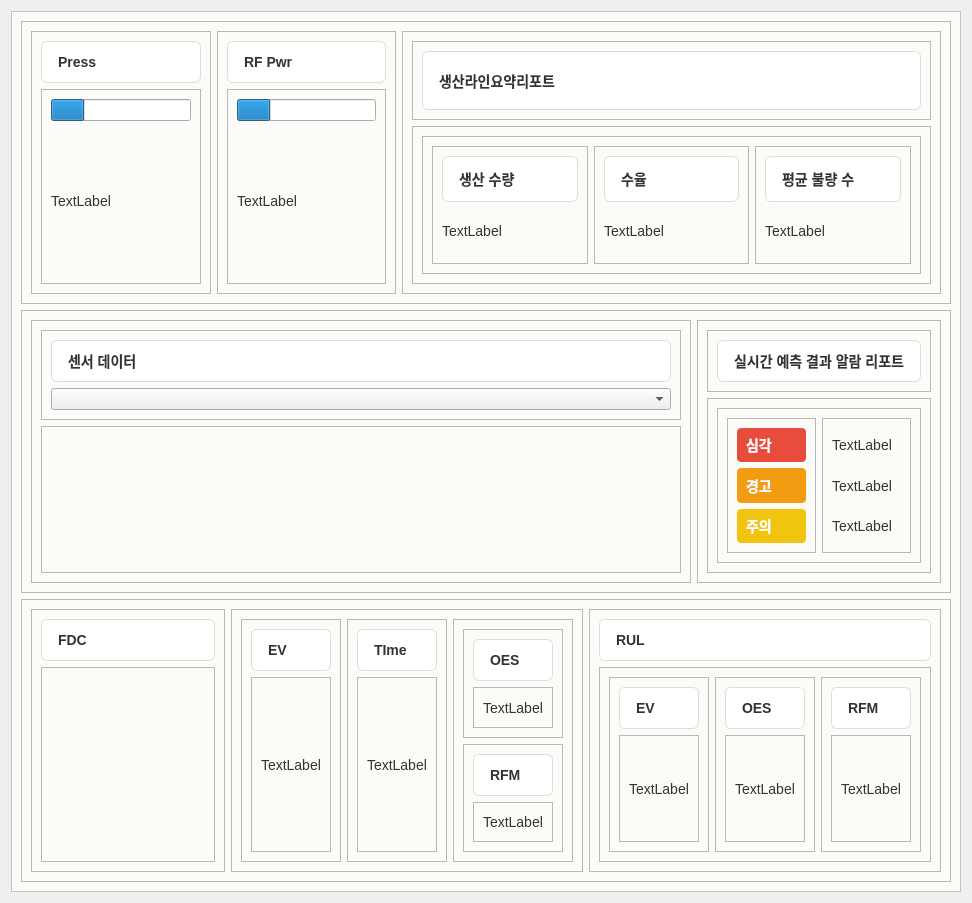
<?xml version="1.0" encoding="UTF-8"?>
<ui version="4.0">
 <class>Form</class>
 <widget class="QWidget" name="Form">
  <property name="geometry">
   <rect>
    <x>0</x>
    <y>0</y>
    <width>972</width>
    <height>903</height>
   </rect>
  </property>
  <property name="windowTitle">
   <string>Form</string>
  </property>
  <property name="styleSheet">
   <string notr="true">/* =======================================================
   1. 전체 배경 및 공통 설정
   ======================================================= */
/* 전체 배경: 눈이 편안한 아이보리 */
QMainWindow {
    background-color: #FDFBF7;
}

/* 메인 화면 영역 배경 */
QFrame#frame_main {
    background-color: #FDFBF7;
}

/* 기본 글꼴 및 색상 */
QLabel {
    color: #333333; /* 기본 글자: 진한 회색 */
    font-family: 'Segoe UI', 'Malgun Gothic', sans-serif;
    font-size: 14px;
}

/* =======================================================
   2. 사이드바 스타일 (유지)
   ======================================================= */
QFrame#frame_sidebar {
    background-color: #F0EFE9;
    border-right: 1px solid #D1D1D1;
}

QPushButton {
    background-color: transparent;
    color: #333333;
    border: none;
    padding: 15px;
    text-align: left;
    font-size: 14px;
    font-weight: bold;
}

QPushButton:hover {
    background-color: #E6E3DA;
    color: #000000;
}

QPushButton:checked {
    background-color: #E6E3DA;
    color: #2c3e50;
    border-left: 5px solid #2c3e50;
}

/* =======================================================
   3. [삭제됨] 콘텐츠 카드 디자인
   ======================================================= */
/* 예전에는 여기서 큰 박스를 흰색으로 칠했지만, 
   이제는 '제목'만 칠하기 위해 이 부분의 배경색 코드는 다 뺐습니다. 
   대신 아래 4번 항목에서 제목을 꾸밉니다. */


/* =======================================================
   4. [수정됨] 제목 라벨 스타일 (제목 칸만 흰색 박스로!)
   ======================================================= */
/* Press, RF Pwr 등 제목 글자가 있는 '라벨 위젯' 자체에만
   흰색 배경과 테두리를 줍니다. */
   
QLabel#label, QLabel#label_2, QLabel#label_3, QLabel#label_7, 
QLabel#label_8, QLabel#label_13, QLabel#label_14, 
QLabel#label_15, QLabel#label_16, QLabel#label_17, QLabel#label_18,
QLabel#label_19, QLabel#label_20, QLabel#label_21, 
QLabel#label_4, QLabel#label_5, QLabel#label_6 {
    
    background-color: #FFFFFF;  /* 배경을 흰색으로! */
    color: #333333;             /* 글자는 진한 회색 */
    
    /* 박스 모양 만들기 */
    border: 1px solid #DDDDDD;  /* 연한 테두리 */
    border-radius: 6px;         /* 모서리 살짝 둥글게 */
    padding: 8px 12px;          /* 글자 주변 여백을 줘서 박스처럼 보이게 */
    
    font-weight: bold;
    font-size: 14px;
    min-height: 24px;           /* 높이를 줘서 너무 납작하지 않게 */
}

/* =======================================================
   5. 상태 알람 라벨 (심각, 경고, 주의) - 유지
   ======================================================= */

/* 심각 (label_9) - 빨강 */
QLabel#label_9 {
    background-color: #E74C3C;
    color: white;
    border: none;
    border-radius: 4px;
    padding: 5px;
    font-weight: bold;
    qproperty-alignment: AlignCenter;
}

/* 경고 (label_10) - 오렌지 */
QLabel#label_10 {
    background-color: #F39C12;
    color: white;
    border: none;
    border-radius: 4px;
    padding: 5px;
    font-weight: bold;
    qproperty-alignment: AlignCenter;
}

/* 주의 (label_11) - 노랑 */
QLabel#label_11 {
    background-color: #F1C40F;
    color:  white;    /*#333333;  검정하고 싶으면 */
    border: none;
    border-radius: 4px;
    padding: 5px;
    font-weight: bold;
    qproperty-alignment: AlignCenter;
}</string>
  </property>
  <layout class="QHBoxLayout" name="horizontalLayout">
   <item>
    <widget class="QFrame" name="frame_main">
     <property name="frameShape">
      <enum>QFrame::Shape::StyledPanel</enum>
     </property>
     <property name="frameShadow">
      <enum>QFrame::Shadow::Raised</enum>
     </property>
     <layout class="QVBoxLayout" name="verticalLayout_6" stretch="0,0,0">
      <item>
       <widget class="QFrame" name="top_frame">
        <property name="frameShape">
         <enum>QFrame::Shape::StyledPanel</enum>
        </property>
        <property name="frameShadow">
         <enum>QFrame::Shadow::Raised</enum>
        </property>
        <layout class="QHBoxLayout" name="horizontalLayout_2" stretch="1,1,3">
         <item>
          <widget class="QFrame" name="frame_11">
           <property name="frameShape">
            <enum>QFrame::Shape::StyledPanel</enum>
           </property>
           <property name="frameShadow">
            <enum>QFrame::Shadow::Raised</enum>
           </property>
           <layout class="QVBoxLayout" name="verticalLayout_7" stretch="1,5">
            <item>
             <widget class="QLabel" name="label">
              <property name="text">
               <string>Press</string>
              </property>
             </widget>
            </item>
            <item>
             <widget class="QFrame" name="frame_5">
              <property name="frameShape">
               <enum>QFrame::Shape::StyledPanel</enum>
              </property>
              <property name="frameShadow">
               <enum>QFrame::Shadow::Raised</enum>
              </property>
              <layout class="QVBoxLayout" name="verticalLayout_4">
               <item>
                <widget class="QProgressBar" name="progressBar">
                 <property name="value">
                  <number>24</number>
                 </property>
                 <property name="textVisible">
                  <bool>false</bool>
                 </property>
                </widget>
               </item>
               <item>
                <widget class="QLabel" name="label_24">
                 <property name="text">
                  <string>TextLabel</string>
                 </property>
                </widget>
               </item>
              </layout>
             </widget>
            </item>
           </layout>
          </widget>
         </item>
         <item>
          <widget class="QFrame" name="frame_9">
           <property name="frameShape">
            <enum>QFrame::Shape::StyledPanel</enum>
           </property>
           <property name="frameShadow">
            <enum>QFrame::Shadow::Raised</enum>
           </property>
           <layout class="QVBoxLayout" name="verticalLayout_8" stretch="1,5">
            <item>
             <widget class="QLabel" name="label_2">
              <property name="text">
               <string>RF Pwr</string>
              </property>
             </widget>
            </item>
            <item>
             <widget class="QFrame" name="frame_15">
              <property name="frameShape">
               <enum>QFrame::Shape::StyledPanel</enum>
              </property>
              <property name="frameShadow">
               <enum>QFrame::Shadow::Raised</enum>
              </property>
              <layout class="QVBoxLayout" name="verticalLayout_5">
               <item>
                <widget class="QProgressBar" name="progressBar_2">
                 <property name="value">
                  <number>24</number>
                 </property>
                 <property name="textVisible">
                  <bool>false</bool>
                 </property>
                </widget>
               </item>
               <item>
                <widget class="QLabel" name="label_25">
                 <property name="text">
                  <string>TextLabel</string>
                 </property>
                </widget>
               </item>
              </layout>
             </widget>
            </item>
           </layout>
          </widget>
         </item>
         <item>
          <widget class="QFrame" name="frame_10">
           <property name="frameShape">
            <enum>QFrame::Shape::StyledPanel</enum>
           </property>
           <property name="frameShadow">
            <enum>QFrame::Shadow::Raised</enum>
           </property>
           <layout class="QVBoxLayout" name="verticalLayout_9" stretch="1,2">
            <item>
             <widget class="QFrame" name="frame_19">
              <property name="frameShape">
               <enum>QFrame::Shape::StyledPanel</enum>
              </property>
              <property name="frameShadow">
               <enum>QFrame::Shadow::Raised</enum>
              </property>
              <layout class="QVBoxLayout" name="verticalLayout_10">
               <item>
                <widget class="QLabel" name="label_3">
                 <property name="text">
                  <string>생산라인요약리포트</string>
                 </property>
                </widget>
               </item>
              </layout>
             </widget>
            </item>
            <item>
             <widget class="QFrame" name="frame_16">
              <property name="frameShape">
               <enum>QFrame::Shape::StyledPanel</enum>
              </property>
              <property name="frameShadow">
               <enum>QFrame::Shadow::Raised</enum>
              </property>
              <layout class="QHBoxLayout" name="horizontalLayout_5" stretch="0">
               <item>
                <widget class="QFrame" name="frame">
                 <property name="frameShape">
                  <enum>QFrame::Shape::StyledPanel</enum>
                 </property>
                 <property name="frameShadow">
                  <enum>QFrame::Shadow::Raised</enum>
                 </property>
                 <layout class="QHBoxLayout" name="horizontalLayout_3">
                  <item>
                   <widget class="QFrame" name="frame_4">
                    <property name="frameShape">
                     <enum>QFrame::Shape::StyledPanel</enum>
                    </property>
                    <property name="frameShadow">
                     <enum>QFrame::Shadow::Raised</enum>
                    </property>
                    <layout class="QVBoxLayout" name="verticalLayout">
                     <item>
                      <widget class="QLabel" name="label_4">
                       <property name="text">
                        <string>생산 수량</string>
                       </property>
                      </widget>
                     </item>
                     <item>
                      <widget class="QLabel" name="label_12">
                       <property name="text">
                        <string>TextLabel</string>
                       </property>
                      </widget>
                     </item>
                    </layout>
                   </widget>
                  </item>
                  <item>
                   <widget class="QFrame" name="frame_3">
                    <property name="frameShape">
                     <enum>QFrame::Shape::StyledPanel</enum>
                    </property>
                    <property name="frameShadow">
                     <enum>QFrame::Shadow::Raised</enum>
                    </property>
                    <layout class="QVBoxLayout" name="verticalLayout_2">
                     <item>
                      <widget class="QLabel" name="label_5">
                       <property name="text">
                        <string>수율</string>
                       </property>
                      </widget>
                     </item>
                     <item>
                      <widget class="QLabel" name="label_22">
                       <property name="text">
                        <string>TextLabel</string>
                       </property>
                      </widget>
                     </item>
                    </layout>
                   </widget>
                  </item>
                  <item>
                   <widget class="QFrame" name="frame_2">
                    <property name="frameShape">
                     <enum>QFrame::Shape::StyledPanel</enum>
                    </property>
                    <property name="frameShadow">
                     <enum>QFrame::Shadow::Raised</enum>
                    </property>
                    <layout class="QVBoxLayout" name="verticalLayout_3">
                     <item>
                      <widget class="QLabel" name="label_6">
                       <property name="text">
                        <string>평균 불량 수</string>
                       </property>
                      </widget>
                     </item>
                     <item>
                      <widget class="QLabel" name="label_23">
                       <property name="text">
                        <string>TextLabel</string>
                       </property>
                      </widget>
                     </item>
                    </layout>
                   </widget>
                  </item>
                 </layout>
                </widget>
               </item>
              </layout>
             </widget>
            </item>
           </layout>
          </widget>
         </item>
        </layout>
       </widget>
      </item>
      <item>
       <widget class="QFrame" name="mid_frame">
        <property name="frameShape">
         <enum>QFrame::Shape::StyledPanel</enum>
        </property>
        <property name="frameShadow">
         <enum>QFrame::Shadow::Raised</enum>
        </property>
        <layout class="QHBoxLayout" name="horizontalLayout_6" stretch="4,1">
         <item>
          <widget class="QFrame" name="frame_17">
           <property name="frameShape">
            <enum>QFrame::Shape::StyledPanel</enum>
           </property>
           <property name="frameShadow">
            <enum>QFrame::Shadow::Raised</enum>
           </property>
           <layout class="QVBoxLayout" name="verticalLayout_16" stretch="1,4">
            <item>
             <widget class="QFrame" name="frame_31">
              <property name="frameShape">
               <enum>QFrame::Shape::StyledPanel</enum>
              </property>
              <property name="frameShadow">
               <enum>QFrame::Shadow::Raised</enum>
              </property>
              <layout class="QVBoxLayout" name="verticalLayout_17">
               <item>
                <widget class="QLabel" name="label_7">
                 <property name="text">
                  <string>센서 데이터</string>
                 </property>
                </widget>
               </item>
               <item>
                <widget class="QComboBox" name="comboBox"/>
               </item>
              </layout>
             </widget>
            </item>
            <item>
             <widget class="QFrame" name="frame_30">
              <property name="frameShape">
               <enum>QFrame::Shape::StyledPanel</enum>
              </property>
              <property name="frameShadow">
               <enum>QFrame::Shadow::Raised</enum>
              </property>
             </widget>
            </item>
           </layout>
          </widget>
         </item>
         <item>
          <widget class="QFrame" name="frame_28">
           <property name="frameShape">
            <enum>QFrame::Shape::StyledPanel</enum>
           </property>
           <property name="frameShadow">
            <enum>QFrame::Shadow::Raised</enum>
           </property>
           <layout class="QVBoxLayout" name="verticalLayout_19" stretch="1,6">
            <item>
             <widget class="QFrame" name="frame_34">
              <property name="frameShape">
               <enum>QFrame::Shape::StyledPanel</enum>
              </property>
              <property name="frameShadow">
               <enum>QFrame::Shadow::Raised</enum>
              </property>
              <layout class="QVBoxLayout" name="verticalLayout_24">
               <item>
                <widget class="QLabel" name="label_8">
                 <property name="text">
                  <string>실시간 예측 결과 알람 리포트</string>
                 </property>
                </widget>
               </item>
              </layout>
             </widget>
            </item>
            <item>
             <widget class="QFrame" name="frame_36">
              <property name="frameShape">
               <enum>QFrame::Shape::StyledPanel</enum>
              </property>
              <property name="frameShadow">
               <enum>QFrame::Shadow::Raised</enum>
              </property>
              <layout class="QHBoxLayout" name="horizontalLayout_9">
               <item>
                <widget class="QFrame" name="frame_41">
                 <property name="frameShape">
                  <enum>QFrame::Shape::StyledPanel</enum>
                 </property>
                 <property name="frameShadow">
                  <enum>QFrame::Shadow::Raised</enum>
                 </property>
                 <layout class="QHBoxLayout" name="horizontalLayout_4">
                  <item>
                   <widget class="QFrame" name="frame_6">
                    <property name="frameShape">
                     <enum>QFrame::Shape::StyledPanel</enum>
                    </property>
                    <property name="frameShadow">
                     <enum>QFrame::Shadow::Raised</enum>
                    </property>
                    <layout class="QVBoxLayout" name="verticalLayout_11">
                     <item>
                      <widget class="QLabel" name="label_9">
                       <property name="text">
                        <string>심각</string>
                       </property>
                      </widget>
                     </item>
                     <item>
                      <widget class="QLabel" name="label_10">
                       <property name="text">
                        <string>경고</string>
                       </property>
                      </widget>
                     </item>
                     <item>
                      <widget class="QLabel" name="label_11">
                       <property name="text">
                        <string>주의</string>
                       </property>
                      </widget>
                     </item>
                    </layout>
                   </widget>
                  </item>
                  <item>
                   <widget class="QFrame" name="frame_7">
                    <property name="frameShape">
                     <enum>QFrame::Shape::StyledPanel</enum>
                    </property>
                    <property name="frameShadow">
                     <enum>QFrame::Shadow::Raised</enum>
                    </property>
                    <layout class="QVBoxLayout" name="verticalLayout_12">
                     <item>
                      <widget class="QLabel" name="label_26">
                       <property name="text">
                        <string>TextLabel</string>
                       </property>
                      </widget>
                     </item>
                     <item>
                      <widget class="QLabel" name="label_27">
                       <property name="text">
                        <string>TextLabel</string>
                       </property>
                      </widget>
                     </item>
                     <item>
                      <widget class="QLabel" name="label_28">
                       <property name="text">
                        <string>TextLabel</string>
                       </property>
                      </widget>
                     </item>
                    </layout>
                   </widget>
                  </item>
                 </layout>
                </widget>
               </item>
              </layout>
             </widget>
            </item>
           </layout>
          </widget>
         </item>
        </layout>
       </widget>
      </item>
      <item>
       <widget class="QFrame" name="bot_frame">
        <property name="frameShape">
         <enum>QFrame::Shape::StyledPanel</enum>
        </property>
        <property name="frameShadow">
         <enum>QFrame::Shadow::Raised</enum>
        </property>
        <layout class="QHBoxLayout" name="horizontalLayout_10" stretch="2,2,1">
         <item>
          <widget class="QFrame" name="frame_45">
           <property name="frameShape">
            <enum>QFrame::Shape::StyledPanel</enum>
           </property>
           <property name="frameShadow">
            <enum>QFrame::Shadow::Raised</enum>
           </property>
           <layout class="QVBoxLayout" name="verticalLayout_27" stretch="1,5">
            <item>
             <widget class="QLabel" name="label_13">
              <property name="text">
               <string>FDC</string>
              </property>
             </widget>
            </item>
            <item>
             <widget class="QFrame" name="frame_48">
              <property name="frameShape">
               <enum>QFrame::Shape::StyledPanel</enum>
              </property>
              <property name="frameShadow">
               <enum>QFrame::Shadow::Raised</enum>
              </property>
             </widget>
            </item>
           </layout>
          </widget>
         </item>
         <item>
          <widget class="QFrame" name="frame_46">
           <property name="frameShape">
            <enum>QFrame::Shape::StyledPanel</enum>
           </property>
           <property name="frameShadow">
            <enum>QFrame::Shadow::Raised</enum>
           </property>
           <layout class="QHBoxLayout" name="horizontalLayout_11" stretch="2,2,1">
            <item>
             <widget class="QFrame" name="frame_50">
              <property name="frameShape">
               <enum>QFrame::Shape::StyledPanel</enum>
              </property>
              <property name="frameShadow">
               <enum>QFrame::Shadow::Raised</enum>
              </property>
              <layout class="QVBoxLayout" name="verticalLayout_31" stretch="0,5">
               <item>
                <widget class="QLabel" name="label_15">
                 <property name="text">
                  <string>EV</string>
                 </property>
                </widget>
               </item>
               <item>
                <widget class="QFrame" name="frame_56">
                 <property name="frameShape">
                  <enum>QFrame::Shape::StyledPanel</enum>
                 </property>
                 <property name="frameShadow">
                  <enum>QFrame::Shadow::Raised</enum>
                 </property>
                 <layout class="QVBoxLayout" name="verticalLayout_13">
                  <item>
                   <widget class="QLabel" name="label_29">
                    <property name="text">
                     <string>TextLabel</string>
                    </property>
                   </widget>
                  </item>
                 </layout>
                </widget>
               </item>
              </layout>
             </widget>
            </item>
            <item>
             <widget class="QFrame" name="frame_53">
              <property name="frameShape">
               <enum>QFrame::Shape::StyledPanel</enum>
              </property>
              <property name="frameShadow">
               <enum>QFrame::Shadow::Raised</enum>
              </property>
              <layout class="QVBoxLayout" name="verticalLayout_32" stretch="0,5">
               <item>
                <widget class="QLabel" name="label_16">
                 <property name="text">
                  <string>TIme</string>
                 </property>
                </widget>
               </item>
               <item>
                <widget class="QFrame" name="frame_58">
                 <property name="frameShape">
                  <enum>QFrame::Shape::StyledPanel</enum>
                 </property>
                 <property name="frameShadow">
                  <enum>QFrame::Shadow::Raised</enum>
                 </property>
                 <layout class="QHBoxLayout" name="horizontalLayout_7">
                  <item>
                   <widget class="QLabel" name="label_30">
                    <property name="text">
                     <string>TextLabel</string>
                    </property>
                   </widget>
                  </item>
                 </layout>
                </widget>
               </item>
              </layout>
             </widget>
            </item>
            <item>
             <widget class="QFrame" name="frame_54">
              <property name="frameShape">
               <enum>QFrame::Shape::StyledPanel</enum>
              </property>
              <property name="frameShadow">
               <enum>QFrame::Shadow::Raised</enum>
              </property>
              <layout class="QVBoxLayout" name="verticalLayout_33" stretch="1,1">
               <item>
                <widget class="QFrame" name="frame_59">
                 <property name="frameShape">
                  <enum>QFrame::Shape::StyledPanel</enum>
                 </property>
                 <property name="frameShadow">
                  <enum>QFrame::Shadow::Raised</enum>
                 </property>
                 <layout class="QVBoxLayout" name="verticalLayout_34" stretch="0,2">
                  <item>
                   <widget class="QLabel" name="label_17">
                    <property name="text">
                     <string>OES</string>
                    </property>
                   </widget>
                  </item>
                  <item>
                   <widget class="QFrame" name="frame_62">
                    <property name="frameShape">
                     <enum>QFrame::Shape::StyledPanel</enum>
                    </property>
                    <property name="frameShadow">
                     <enum>QFrame::Shadow::Raised</enum>
                    </property>
                    <layout class="QHBoxLayout" name="horizontalLayout_8">
                     <item>
                      <widget class="QLabel" name="label_31">
                       <property name="text">
                        <string>TextLabel</string>
                       </property>
                      </widget>
                     </item>
                    </layout>
                   </widget>
                  </item>
                 </layout>
                </widget>
               </item>
               <item>
                <widget class="QFrame" name="frame_60">
                 <property name="frameShape">
                  <enum>QFrame::Shape::StyledPanel</enum>
                 </property>
                 <property name="frameShadow">
                  <enum>QFrame::Shadow::Raised</enum>
                 </property>
                 <layout class="QVBoxLayout" name="verticalLayout_35" stretch="0,2">
                  <item>
                   <widget class="QLabel" name="label_18">
                    <property name="text">
                     <string>RFM</string>
                    </property>
                   </widget>
                  </item>
                  <item>
                   <widget class="QFrame" name="frame_63">
                    <property name="frameShape">
                     <enum>QFrame::Shape::StyledPanel</enum>
                    </property>
                    <property name="frameShadow">
                     <enum>QFrame::Shadow::Raised</enum>
                    </property>
                    <layout class="QHBoxLayout" name="horizontalLayout_12">
                     <item>
                      <widget class="QLabel" name="label_32">
                       <property name="text">
                        <string>TextLabel</string>
                       </property>
                      </widget>
                     </item>
                    </layout>
                   </widget>
                  </item>
                 </layout>
                </widget>
               </item>
              </layout>
             </widget>
            </item>
           </layout>
          </widget>
         </item>
         <item>
          <widget class="QFrame" name="frame_47">
           <property name="frameShape">
            <enum>QFrame::Shape::StyledPanel</enum>
           </property>
           <property name="frameShadow">
            <enum>QFrame::Shadow::Raised</enum>
           </property>
           <layout class="QVBoxLayout" name="verticalLayout_28" stretch="0,5">
            <item>
             <widget class="QLabel" name="label_14">
              <property name="text">
               <string>RUL</string>
              </property>
             </widget>
            </item>
            <item>
             <widget class="QFrame" name="frame_52">
              <property name="frameShape">
               <enum>QFrame::Shape::StyledPanel</enum>
              </property>
              <property name="frameShadow">
               <enum>QFrame::Shadow::Raised</enum>
              </property>
              <layout class="QHBoxLayout" name="horizontalLayout_13">
               <item>
                <widget class="QFrame" name="frame_66">
                 <property name="frameShape">
                  <enum>QFrame::Shape::StyledPanel</enum>
                 </property>
                 <property name="frameShadow">
                  <enum>QFrame::Shadow::Raised</enum>
                 </property>
                 <layout class="QVBoxLayout" name="verticalLayout_39" stretch="0,4">
                  <item>
                   <widget class="QLabel" name="label_19">
                    <property name="text">
                     <string>EV</string>
                    </property>
                   </widget>
                  </item>
                  <item>
                   <widget class="QFrame" name="frame_69">
                    <property name="frameShape">
                     <enum>QFrame::Shape::StyledPanel</enum>
                    </property>
                    <property name="frameShadow">
                     <enum>QFrame::Shadow::Raised</enum>
                    </property>
                    <layout class="QVBoxLayout" name="verticalLayout_14">
                     <item>
                      <widget class="QLabel" name="label_33">
                       <property name="text">
                        <string>TextLabel</string>
                       </property>
                      </widget>
                     </item>
                    </layout>
                   </widget>
                  </item>
                 </layout>
                </widget>
               </item>
               <item>
                <widget class="QFrame" name="frame_65">
                 <property name="frameShape">
                  <enum>QFrame::Shape::StyledPanel</enum>
                 </property>
                 <property name="frameShadow">
                  <enum>QFrame::Shadow::Raised</enum>
                 </property>
                 <layout class="QVBoxLayout" name="verticalLayout_40" stretch="0,4">
                  <item>
                   <widget class="QLabel" name="label_20">
                    <property name="text">
                     <string>OES</string>
                    </property>
                   </widget>
                  </item>
                  <item>
                   <widget class="QFrame" name="frame_71">
                    <property name="frameShape">
                     <enum>QFrame::Shape::StyledPanel</enum>
                    </property>
                    <property name="frameShadow">
                     <enum>QFrame::Shadow::Raised</enum>
                    </property>
                    <layout class="QVBoxLayout" name="verticalLayout_15">
                     <item>
                      <widget class="QLabel" name="label_34">
                       <property name="text">
                        <string>TextLabel</string>
                       </property>
                      </widget>
                     </item>
                    </layout>
                   </widget>
                  </item>
                 </layout>
                </widget>
               </item>
               <item>
                <widget class="QFrame" name="frame_67">
                 <property name="frameShape">
                  <enum>QFrame::Shape::StyledPanel</enum>
                 </property>
                 <property name="frameShadow">
                  <enum>QFrame::Shadow::Raised</enum>
                 </property>
                 <layout class="QVBoxLayout" name="verticalLayout_41" stretch="0,4">
                  <item>
                   <widget class="QLabel" name="label_21">
                    <property name="text">
                     <string>RFM</string>
                    </property>
                   </widget>
                  </item>
                  <item>
                   <widget class="QFrame" name="frame_73">
                    <property name="frameShape">
                     <enum>QFrame::Shape::StyledPanel</enum>
                    </property>
                    <property name="frameShadow">
                     <enum>QFrame::Shadow::Raised</enum>
                    </property>
                    <layout class="QVBoxLayout" name="verticalLayout_18">
                     <item>
                      <widget class="QLabel" name="label_35">
                       <property name="text">
                        <string>TextLabel</string>
                       </property>
                      </widget>
                     </item>
                    </layout>
                   </widget>
                  </item>
                 </layout>
                </widget>
               </item>
              </layout>
             </widget>
            </item>
           </layout>
          </widget>
         </item>
        </layout>
       </widget>
      </item>
     </layout>
    </widget>
   </item>
  </layout>
 </widget>
 <resources/>
 <connections/>
</ui>
